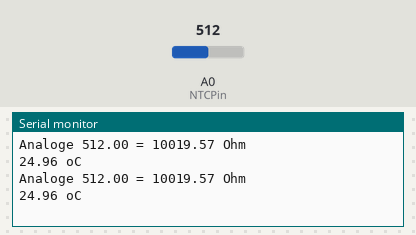
Recording of a sketch running on a simulated Arduino Uno, built with avr-gcc and run on an emulated ATmega328P. On the bench: the last lines printed to the serial monitor. Inputs (shaded band) come from the test bench; at power-on: A0 (NTCPin) = 512.

Above: at 1.8 s.
1.9 s: A0 (NTCPin) set to 1023
At 2.8 s:
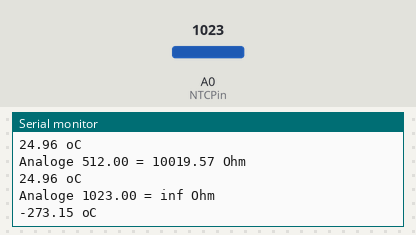
4.5 s: A0 (NTCPin) set to 900
At 5.8 s:
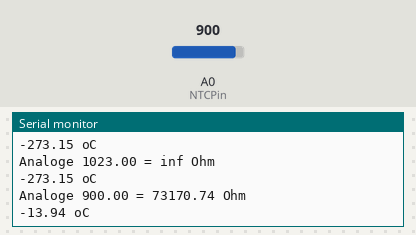
Timing chart, 0 to 7.5 s (numbered marks = the images above; inputs shaded):
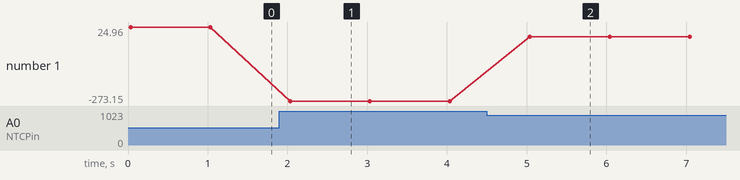

The sketch:

temperatura.INO
```cpp
// KY-015 DHT 11 Temperature Sensor Module
byte NTCPin = A0;
#define SERIESRESISTOR 10000
#define NOMINAL_RESISTANCE 10000
#define NOMINAL_TEMPERATURE 25
#define BCOEFFICIENT 3950

void setup()
{
Serial.begin(9600);
}
void loop()
{
float ADCvalue;
float Resistance;
ADCvalue = analogRead(NTCPin);
Serial.print("Analoge ");
Serial.print(ADCvalue);
Serial.print(" = ");
//convert value to resistance
Resistance = (1023 / ADCvalue) - 1;
Resistance = SERIESRESISTOR / Resistance;
Serial.print(Resistance);
Serial.println(" Ohm");

float steinhart;
steinhart = Resistance / NOMINAL_RESISTANCE; // (R/Ro)
steinhart = log(steinhart); // ln(R/Ro)
steinhart /= BCOEFFICIENT; // 1/B * ln(R/Ro)
steinhart += 1.0 / (NOMINAL_TEMPERATURE + 273.15); // + (1/To)
steinhart = 1.0 / steinhart; // Invert
steinhart -= 273.15; // convert to C

Serial.print(steinhart);
Serial.println(" oC");
delay(1000);
}
```

Measured:
- after the input at 1.9 s, the serial monitor: prints a new line after 0.10 s (image 1)
- after the input at 4.5 s, the serial monitor: prints a new line after 0.51 s (image 2)
- plotted number 1: 24.96 → -273.15 after the input at 1.9 s, -273.15 → -13.94 after the input at 4.5 s
